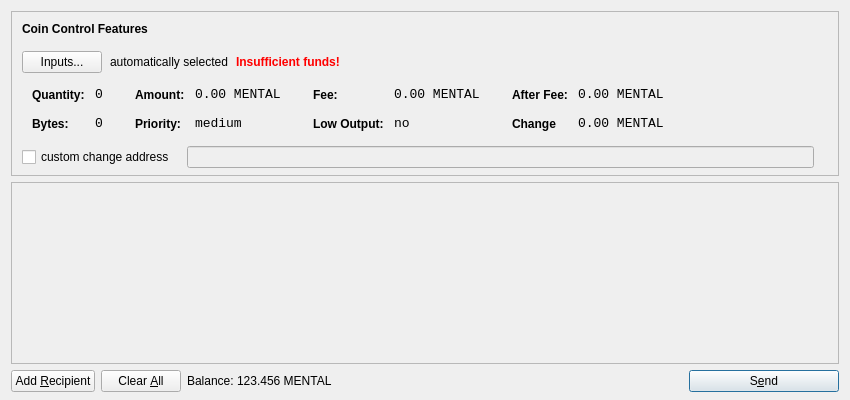
<?xml version="1.0" encoding="UTF-8"?>
<ui version="4.0">
 <class>SendCoinsDialog</class>
 <widget class="QDialog" name="SendCoinsDialog">
  <property name="geometry">
   <rect>
    <x>0</x>
    <y>0</y>
    <width>850</width>
    <height>400</height>
   </rect>
  </property>
  <property name="windowTitle">
   <string>Send Coins</string>
  </property>
  <layout class="QVBoxLayout" name="verticalLayout" stretch="0,1,0">
   <property name="bottomMargin">
    <number>8</number>
   </property>
   <item>
    <widget class="QFrame" name="frameCoinControl">
     <property name="sizePolicy">
      <sizepolicy hsizetype="Expanding" vsizetype="Expanding">
       <horstretch>0</horstretch>
       <verstretch>0</verstretch>
      </sizepolicy>
     </property>
     <property name="maximumSize">
      <size>
       <width>16777215</width>
       <height>16777215</height>
      </size>
     </property>
     <property name="frameShape">
      <enum>QFrame::StyledPanel</enum>
     </property>
     <property name="frameShadow">
      <enum>QFrame::Sunken</enum>
     </property>
     <layout class="QVBoxLayout" name="verticalLayoutCoinControl2">
      <property name="spacing">
       <number>-1</number>
      </property>
      <property name="leftMargin">
       <number>0</number>
      </property>
      <property name="topMargin">
       <number>0</number>
      </property>
      <property name="rightMargin">
       <number>0</number>
      </property>
      <property name="bottomMargin">
       <number>6</number>
      </property>
      <item>
       <layout class="QVBoxLayout" name="verticalLayoutCoinControl" stretch="0,0,0,0,1">
        <property name="spacing">
         <number>0</number>
        </property>
        <property name="leftMargin">
         <number>10</number>
        </property>
        <property name="topMargin">
         <number>10</number>
        </property>
        <item>
         <layout class="QHBoxLayout" name="horizontalLayoutCoinControl1">
          <property name="bottomMargin">
           <number>15</number>
          </property>
          <item>
           <widget class="QLabel" name="labelCoinControlFeatures">
            <property name="sizePolicy">
             <sizepolicy hsizetype="Preferred" vsizetype="Maximum">
              <horstretch>0</horstretch>
              <verstretch>0</verstretch>
             </sizepolicy>
            </property>
            <property name="font">
             <font>
              <weight>75</weight>
              <bold>true</bold>
             </font>
            </property>
            <property name="styleSheet">
             <string notr="true">font-weight:bold;</string>
            </property>
            <property name="text">
             <string>Coin Control Features</string>
            </property>
           </widget>
          </item>
         </layout>
        </item>
        <item>
         <layout class="QHBoxLayout" name="horizontalLayoutCoinControl2" stretch="0,0,0,0">
          <property name="spacing">
           <number>8</number>
          </property>
          <property name="bottomMargin">
           <number>10</number>
          </property>
          <item>
           <widget class="QPushButton" name="pushButtonCoinControl">
            <property name="styleSheet">
             <string notr="true"/>
            </property>
            <property name="text">
             <string>Inputs...</string>
            </property>
           </widget>
          </item>
          <item>
           <widget class="QLabel" name="labelCoinControlAutomaticallySelected">
            <property name="text">
             <string>automatically selected</string>
            </property>
            <property name="margin">
             <number>5</number>
            </property>
           </widget>
          </item>
          <item>
           <widget class="QLabel" name="labelCoinControlInsuffFunds">
            <property name="font">
             <font>
              <weight>75</weight>
              <bold>true</bold>
             </font>
            </property>
            <property name="styleSheet">
             <string notr="true">color:red;font-weight:bold;</string>
            </property>
            <property name="text">
             <string>Insufficient funds!</string>
            </property>
            <property name="margin">
             <number>5</number>
            </property>
           </widget>
          </item>
          <item>
           <spacer name="horizontalSpacerCoinControl">
            <property name="orientation">
             <enum>Qt::Horizontal</enum>
            </property>
            <property name="sizeHint" stdset="0">
             <size>
              <width>40</width>
              <height>1</height>
             </size>
            </property>
           </spacer>
          </item>
         </layout>
        </item>
        <item>
         <widget class="QWidget" name="widgetCoinControl" native="true">
          <property name="sizePolicy">
           <sizepolicy hsizetype="Preferred" vsizetype="Preferred">
            <horstretch>0</horstretch>
            <verstretch>0</verstretch>
           </sizepolicy>
          </property>
          <property name="minimumSize">
           <size>
            <width>0</width>
            <height>0</height>
           </size>
          </property>
          <property name="styleSheet">
           <string notr="true"/>
          </property>
          <layout class="QHBoxLayout" name="horizontalLayoutCoinControl5">
           <property name="margin">
            <number>0</number>
           </property>
           <item>
            <layout class="QHBoxLayout" name="horizontalLayoutCoinControl3" stretch="0,0,0,1">
             <property name="spacing">
              <number>20</number>
             </property>
             <property name="topMargin">
              <number>0</number>
             </property>
             <property name="bottomMargin">
              <number>10</number>
             </property>
             <item>
              <layout class="QFormLayout" name="formLayoutCoinControl1">
               <property name="horizontalSpacing">
                <number>10</number>
               </property>
               <property name="verticalSpacing">
                <number>14</number>
               </property>
               <property name="leftMargin">
                <number>10</number>
               </property>
               <property name="topMargin">
                <number>4</number>
               </property>
               <property name="rightMargin">
                <number>6</number>
               </property>
               <item row="0" column="0">
                <widget class="QLabel" name="labelCoinControlQuantityText">
                 <property name="styleSheet">
                  <string notr="true">font-weight:bold;</string>
                 </property>
                 <property name="text">
                  <string>Quantity:</string>
                 </property>
                 <property name="margin">
                  <number>0</number>
                 </property>
                </widget>
               </item>
               <item row="0" column="1">
                <widget class="QLabel" name="labelCoinControlQuantity">
                 <property name="font">
                  <font>
                   <family>Monospace</family>
                   <pointsize>10</pointsize>
                  </font>
                 </property>
                 <property name="cursor">
                  <cursorShape>IBeamCursor</cursorShape>
                 </property>
                 <property name="contextMenuPolicy">
                  <enum>Qt::ActionsContextMenu</enum>
                 </property>
                 <property name="text">
                  <string>0</string>
                 </property>
                 <property name="margin">
                  <number>0</number>
                 </property>
                 <property name="textInteractionFlags">
                  <set>Qt::LinksAccessibleByMouse|Qt::TextSelectableByKeyboard|Qt::TextSelectableByMouse</set>
                 </property>
                </widget>
               </item>
               <item row="1" column="0">
                <widget class="QLabel" name="labelCoinControlBytesText">
                 <property name="styleSheet">
                  <string notr="true">font-weight:bold;</string>
                 </property>
                 <property name="text">
                  <string>Bytes:</string>
                 </property>
                </widget>
               </item>
               <item row="1" column="1">
                <widget class="QLabel" name="labelCoinControlBytes">
                 <property name="font">
                  <font>
                   <family>Monospace</family>
                   <pointsize>10</pointsize>
                  </font>
                 </property>
                 <property name="cursor">
                  <cursorShape>IBeamCursor</cursorShape>
                 </property>
                 <property name="contextMenuPolicy">
                  <enum>Qt::ActionsContextMenu</enum>
                 </property>
                 <property name="text">
                  <string>0</string>
                 </property>
                 <property name="textInteractionFlags">
                  <set>Qt::LinksAccessibleByMouse|Qt::TextSelectableByKeyboard|Qt::TextSelectableByMouse</set>
                 </property>
                </widget>
               </item>
              </layout>
             </item>
             <item>
              <layout class="QFormLayout" name="formLayoutCoinControl2">
               <property name="horizontalSpacing">
                <number>10</number>
               </property>
               <property name="verticalSpacing">
                <number>14</number>
               </property>
               <property name="leftMargin">
                <number>6</number>
               </property>
               <property name="topMargin">
                <number>4</number>
               </property>
               <property name="rightMargin">
                <number>6</number>
               </property>
               <item row="0" column="0">
                <widget class="QLabel" name="labelCoinControlAmountText">
                 <property name="styleSheet">
                  <string notr="true">font-weight:bold;</string>
                 </property>
                 <property name="text">
                  <string>Amount:</string>
                 </property>
                 <property name="margin">
                  <number>0</number>
                 </property>
                </widget>
               </item>
               <item row="0" column="1">
                <widget class="QLabel" name="labelCoinControlAmount">
                 <property name="font">
                  <font>
                   <family>Monospace</family>
                   <pointsize>10</pointsize>
                  </font>
                 </property>
                 <property name="cursor">
                  <cursorShape>IBeamCursor</cursorShape>
                 </property>
                 <property name="contextMenuPolicy">
                  <enum>Qt::ActionsContextMenu</enum>
                 </property>
                 <property name="text">
                  <string>0.00 MENTAL</string>
                 </property>
                 <property name="textInteractionFlags">
                  <set>Qt::LinksAccessibleByMouse|Qt::TextSelectableByKeyboard|Qt::TextSelectableByMouse</set>
                 </property>
                </widget>
               </item>
               <item row="1" column="0">
                <widget class="QLabel" name="labelCoinControlPriorityText">
                 <property name="styleSheet">
                  <string notr="true">font-weight:bold;</string>
                 </property>
                 <property name="text">
                  <string>Priority:</string>
                 </property>
                </widget>
               </item>
               <item row="1" column="1">
                <widget class="QLabel" name="labelCoinControlPriority">
                 <property name="font">
                  <font>
                   <family>Monospace</family>
                   <pointsize>10</pointsize>
                  </font>
                 </property>
                 <property name="cursor">
                  <cursorShape>IBeamCursor</cursorShape>
                 </property>
                 <property name="contextMenuPolicy">
                  <enum>Qt::ActionsContextMenu</enum>
                 </property>
                 <property name="text">
                  <string>medium</string>
                 </property>
                 <property name="textInteractionFlags">
                  <set>Qt::LinksAccessibleByMouse|Qt::TextSelectableByKeyboard|Qt::TextSelectableByMouse</set>
                 </property>
                </widget>
               </item>
              </layout>
             </item>
             <item>
              <layout class="QFormLayout" name="formLayoutCoinControl3">
               <property name="horizontalSpacing">
                <number>10</number>
               </property>
               <property name="verticalSpacing">
                <number>14</number>
               </property>
               <property name="leftMargin">
                <number>6</number>
               </property>
               <property name="topMargin">
                <number>4</number>
               </property>
               <property name="rightMargin">
                <number>6</number>
               </property>
               <item row="0" column="0">
                <widget class="QLabel" name="labelCoinControlFeeText">
                 <property name="styleSheet">
                  <string notr="true">font-weight:bold;</string>
                 </property>
                 <property name="text">
                  <string>Fee:</string>
                 </property>
                 <property name="margin">
                  <number>0</number>
                 </property>
                </widget>
               </item>
               <item row="0" column="1">
                <widget class="QLabel" name="labelCoinControlFee">
                 <property name="font">
                  <font>
                   <family>Monospace</family>
                   <pointsize>10</pointsize>
                  </font>
                 </property>
                 <property name="cursor">
                  <cursorShape>IBeamCursor</cursorShape>
                 </property>
                 <property name="contextMenuPolicy">
                  <enum>Qt::ActionsContextMenu</enum>
                 </property>
                 <property name="text">
                  <string>0.00 MENTAL</string>
                 </property>
                 <property name="textInteractionFlags">
                  <set>Qt::LinksAccessibleByMouse|Qt::TextSelectableByKeyboard|Qt::TextSelectableByMouse</set>
                 </property>
                </widget>
               </item>
               <item row="1" column="0">
                <widget class="QLabel" name="labelCoinControlLowOutputText">
                 <property name="styleSheet">
                  <string notr="true">font-weight:bold;</string>
                 </property>
                 <property name="text">
                  <string>Low Output:</string>
                 </property>
                </widget>
               </item>
               <item row="1" column="1">
                <widget class="QLabel" name="labelCoinControlLowOutput">
                 <property name="font">
                  <font>
                   <family>Monospace</family>
                   <pointsize>10</pointsize>
                  </font>
                 </property>
                 <property name="cursor">
                  <cursorShape>IBeamCursor</cursorShape>
                 </property>
                 <property name="contextMenuPolicy">
                  <enum>Qt::ActionsContextMenu</enum>
                 </property>
                 <property name="text">
                  <string>no</string>
                 </property>
                 <property name="textInteractionFlags">
                  <set>Qt::LinksAccessibleByMouse|Qt::TextSelectableByKeyboard|Qt::TextSelectableByMouse</set>
                 </property>
                </widget>
               </item>
              </layout>
             </item>
             <item>
              <layout class="QFormLayout" name="formLayoutCoinControl4">
               <property name="horizontalSpacing">
                <number>10</number>
               </property>
               <property name="verticalSpacing">
                <number>14</number>
               </property>
               <property name="leftMargin">
                <number>6</number>
               </property>
               <property name="topMargin">
                <number>4</number>
               </property>
               <property name="rightMargin">
                <number>6</number>
               </property>
               <item row="0" column="0">
                <widget class="QLabel" name="labelCoinControlAfterFeeText">
                 <property name="styleSheet">
                  <string notr="true">font-weight:bold;</string>
                 </property>
                 <property name="text">
                  <string>After Fee:</string>
                 </property>
                 <property name="margin">
                  <number>0</number>
                 </property>
                </widget>
               </item>
               <item row="0" column="1">
                <widget class="QLabel" name="labelCoinControlAfterFee">
                 <property name="font">
                  <font>
                   <family>Monospace</family>
                   <pointsize>10</pointsize>
                  </font>
                 </property>
                 <property name="cursor">
                  <cursorShape>IBeamCursor</cursorShape>
                 </property>
                 <property name="contextMenuPolicy">
                  <enum>Qt::ActionsContextMenu</enum>
                 </property>
                 <property name="text">
                  <string>0.00 MENTAL</string>
                 </property>
                 <property name="textInteractionFlags">
                  <set>Qt::LinksAccessibleByMouse|Qt::TextSelectableByKeyboard|Qt::TextSelectableByMouse</set>
                 </property>
                </widget>
               </item>
               <item row="1" column="0">
                <widget class="QLabel" name="labelCoinControlChangeText">
                 <property name="styleSheet">
                  <string notr="true">font-weight:bold;</string>
                 </property>
                 <property name="text">
                  <string>Change</string>
                 </property>
                </widget>
               </item>
               <item row="1" column="1">
                <widget class="QLabel" name="labelCoinControlChange">
                 <property name="font">
                  <font>
                   <family>Monospace</family>
                   <pointsize>10</pointsize>
                  </font>
                 </property>
                 <property name="cursor">
                  <cursorShape>IBeamCursor</cursorShape>
                 </property>
                 <property name="contextMenuPolicy">
                  <enum>Qt::ActionsContextMenu</enum>
                 </property>
                 <property name="text">
                  <string>0.00 MENTAL</string>
                 </property>
                 <property name="textInteractionFlags">
                  <set>Qt::LinksAccessibleByMouse|Qt::TextSelectableByKeyboard|Qt::TextSelectableByMouse</set>
                 </property>
                </widget>
               </item>
              </layout>
             </item>
            </layout>
           </item>
          </layout>
         </widget>
        </item>
        <item>
         <layout class="QHBoxLayout" name="horizontalLayoutCoinControl4" stretch="0,0,0">
          <property name="spacing">
           <number>12</number>
          </property>
          <property name="sizeConstraint">
           <enum>QLayout::SetDefaultConstraint</enum>
          </property>
          <property name="topMargin">
           <number>5</number>
          </property>
          <property name="rightMargin">
           <number>5</number>
          </property>
          <item>
           <widget class="QCheckBox" name="checkBoxCoinControlChange">
            <property name="text">
             <string>custom change address</string>
            </property>
           </widget>
          </item>
          <item>
           <widget class="QLineEdit" name="lineEditCoinControlChange">
            <property name="enabled">
             <bool>false</bool>
            </property>
            <property name="sizePolicy">
             <sizepolicy hsizetype="Expanding" vsizetype="Fixed">
              <horstretch>0</horstretch>
              <verstretch>0</verstretch>
             </sizepolicy>
            </property>
           </widget>
          </item>
          <item>
           <widget class="QLabel" name="labelCoinControlChangeLabel">
            <property name="sizePolicy">
             <sizepolicy hsizetype="Preferred" vsizetype="Expanding">
              <horstretch>0</horstretch>
              <verstretch>0</verstretch>
             </sizepolicy>
            </property>
            <property name="minimumSize">
             <size>
              <width>0</width>
              <height>0</height>
             </size>
            </property>
            <property name="text">
             <string/>
            </property>
            <property name="margin">
             <number>3</number>
            </property>
           </widget>
          </item>
         </layout>
        </item>
        <item>
         <spacer name="verticalSpacerCoinControl">
          <property name="orientation">
           <enum>Qt::Vertical</enum>
          </property>
          <property name="sizeHint" stdset="0">
           <size>
            <width>800</width>
            <height>1</height>
           </size>
          </property>
         </spacer>
        </item>
       </layout>
      </item>
     </layout>
    </widget>
   </item>
   <item>
    <widget class="QScrollArea" name="scrollArea">
     <property name="widgetResizable">
      <bool>true</bool>
     </property>
     <widget class="QWidget" name="scrollAreaWidgetContents">
      <property name="geometry">
       <rect>
        <x>0</x>
        <y>0</y>
        <width>830</width>
        <height>165</height>
       </rect>
      </property>
      <layout class="QVBoxLayout" name="verticalLayout_2">
       <property name="margin">
        <number>0</number>
       </property>
       <item>
        <layout class="QVBoxLayout" name="entries">
         <property name="spacing">
          <number>6</number>
         </property>
        </layout>
       </item>
       <item>
        <spacer name="verticalSpacer">
         <property name="orientation">
          <enum>Qt::Vertical</enum>
         </property>
         <property name="sizeHint" stdset="0">
          <size>
           <width>20</width>
           <height>40</height>
          </size>
         </property>
        </spacer>
       </item>
      </layout>
     </widget>
    </widget>
   </item>
   <item>
    <layout class="QHBoxLayout" name="horizontalLayout">
     <item>
      <widget class="QPushButton" name="addButton">
       <property name="toolTip">
        <string>Send to multiple recipients at once</string>
       </property>
       <property name="text">
        <string>Add &amp;Recipient</string>
       </property>
       <property name="icon">
        <iconset resource="../bitcoin.qrc">
         <normaloff>:/icons/add</normaloff>:/icons/add</iconset>
       </property>
       <property name="autoDefault">
        <bool>false</bool>
       </property>
      </widget>
     </item>
     <item>
      <widget class="QPushButton" name="clearButton">
       <property name="sizePolicy">
        <sizepolicy hsizetype="Minimum" vsizetype="Fixed">
         <horstretch>0</horstretch>
         <verstretch>0</verstretch>
        </sizepolicy>
       </property>
       <property name="toolTip">
        <string>Remove all transaction fields</string>
       </property>
       <property name="text">
        <string>Clear &amp;All</string>
       </property>
       <property name="icon">
        <iconset resource="../bitcoin.qrc">
         <normaloff>:/icons/remove</normaloff>:/icons/remove</iconset>
       </property>
       <property name="autoRepeatDelay">
        <number>300</number>
       </property>
       <property name="autoDefault">
        <bool>false</bool>
       </property>
      </widget>
     </item>
     <item>
      <layout class="QHBoxLayout" name="horizontalLayout_2">
       <property name="spacing">
        <number>3</number>
       </property>
       <item>
        <widget class="QLabel" name="label">
         <property name="sizePolicy">
          <sizepolicy hsizetype="Preferred" vsizetype="Fixed">
           <horstretch>0</horstretch>
           <verstretch>0</verstretch>
          </sizepolicy>
         </property>
         <property name="text">
          <string>Balance:</string>
         </property>
        </widget>
       </item>
       <item>
        <widget class="QLabel" name="labelBalance">
         <property name="sizePolicy">
          <sizepolicy hsizetype="Preferred" vsizetype="Fixed">
           <horstretch>0</horstretch>
           <verstretch>0</verstretch>
          </sizepolicy>
         </property>
         <property name="cursor">
          <cursorShape>IBeamCursor</cursorShape>
         </property>
         <property name="text">
          <string>123.456 MENTAL</string>
         </property>
         <property name="textInteractionFlags">
          <set>Qt::LinksAccessibleByMouse|Qt::TextSelectableByKeyboard|Qt::TextSelectableByMouse</set>
         </property>
        </widget>
       </item>
      </layout>
     </item>
     <item>
      <spacer name="horizontalSpacer">
       <property name="orientation">
        <enum>Qt::Horizontal</enum>
       </property>
       <property name="sizeHint" stdset="0">
        <size>
         <width>40</width>
         <height>20</height>
        </size>
       </property>
      </spacer>
     </item>
     <item>
      <widget class="QPushButton" name="sendButton">
       <property name="minimumSize">
        <size>
         <width>150</width>
         <height>0</height>
        </size>
       </property>
       <property name="toolTip">
        <string>Confirm the send action</string>
       </property>
       <property name="text">
        <string>S&amp;end</string>
       </property>
       <property name="icon">
        <iconset resource="../bitcoin.qrc">
         <normaloff>:/icons/send</normaloff>:/icons/send</iconset>
       </property>
       <property name="default">
        <bool>true</bool>
       </property>
      </widget>
     </item>
    </layout>
   </item>
  </layout>
 </widget>
 <resources>
  <include location="../bitcoin.qrc"/>
 </resources>
 <connections/>
</ui>
